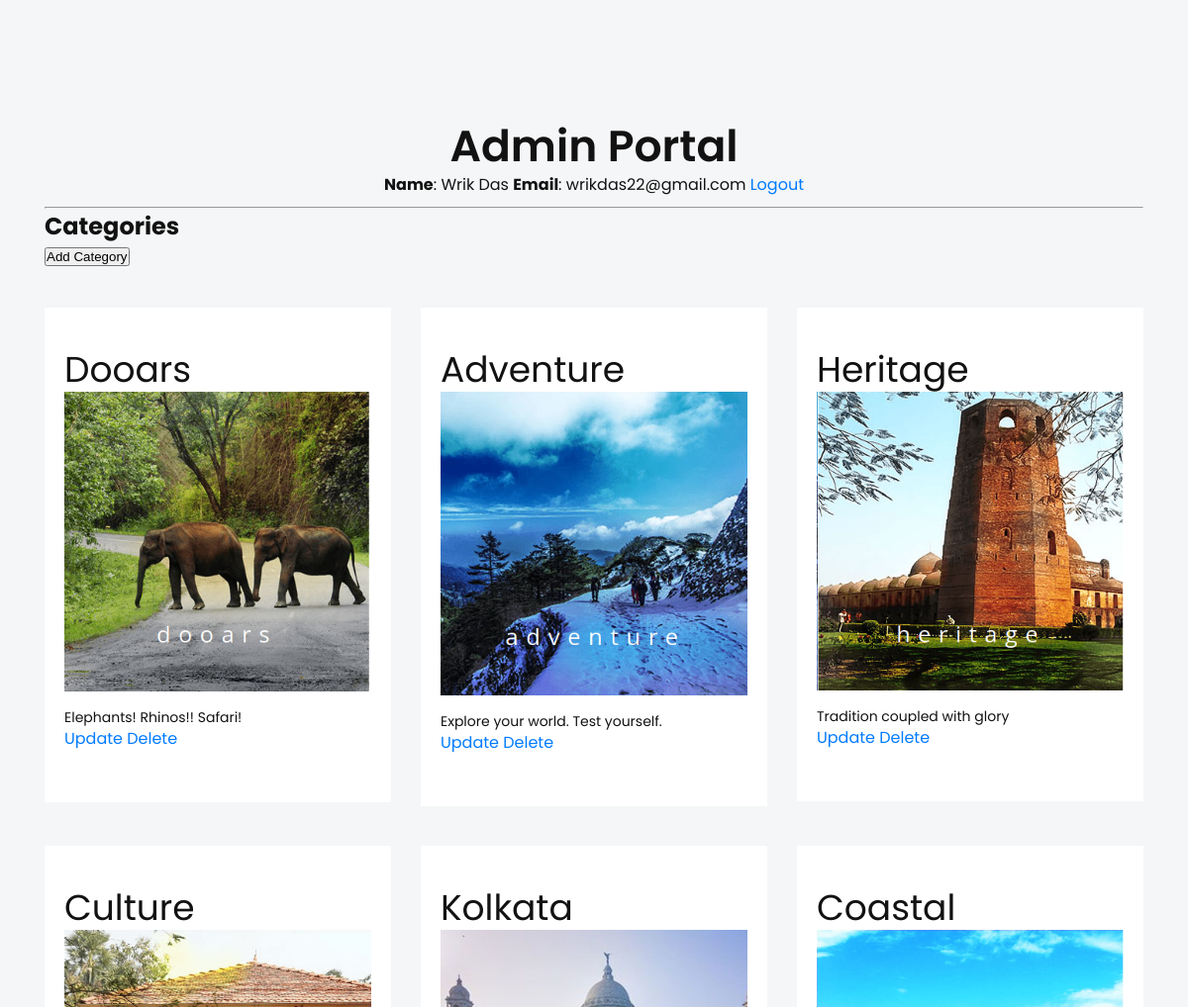
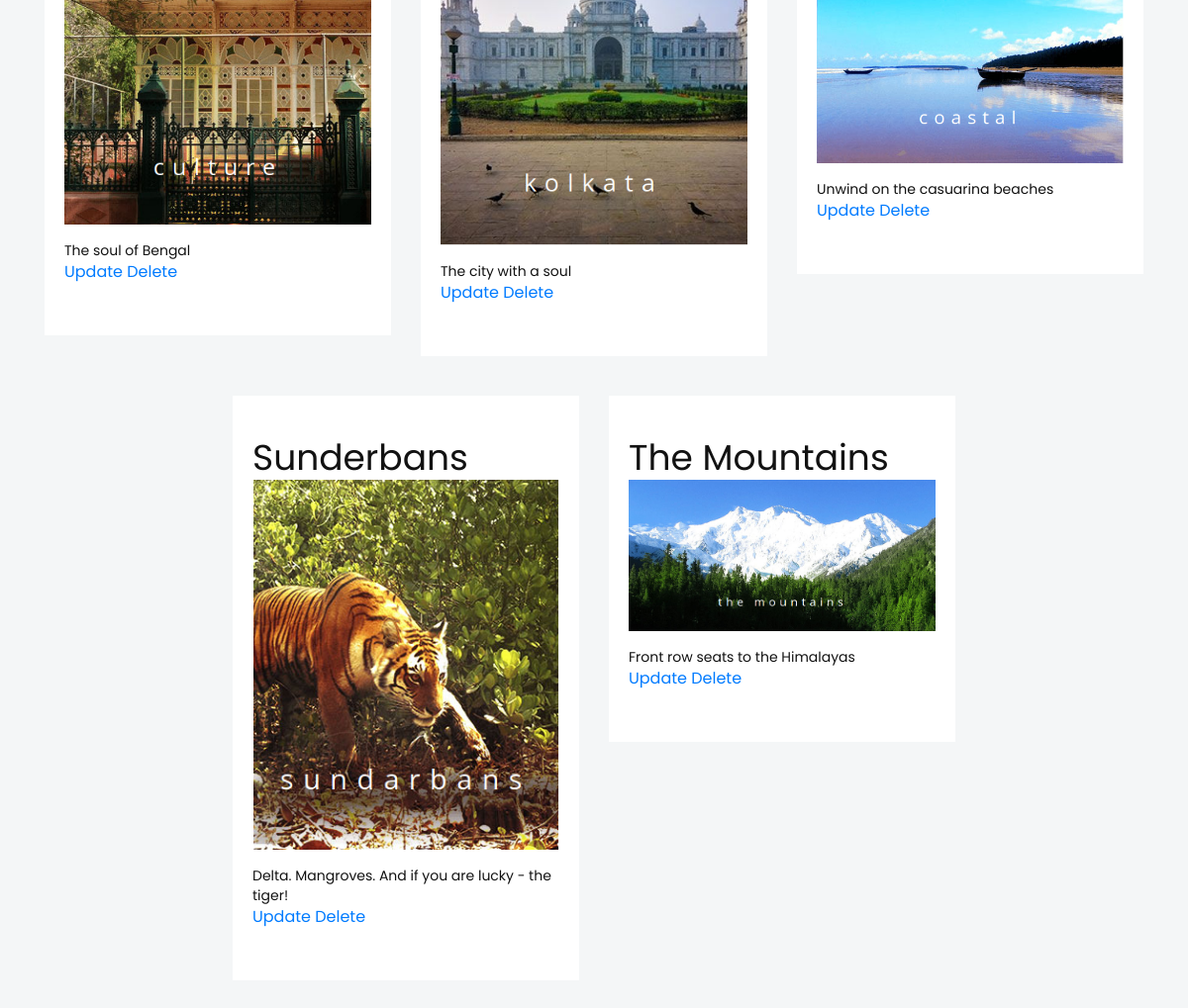
The app's page /admin/home.php (signed in) with its own data (2 pictures, top to bottom).
### tables this page shows
CREATE TABLE `categories` (
  `id` int(10) NOT NULL,
  `name` varchar(50) NOT NULL,
  `description` varchar(200) NOT NULL,
  `cover` varchar(80) NOT NULL
);

### admin/home.php (the view, shortened to what this page needs)
<?php
    include('../database/connection.php');
?>
<!DOCTYPE html>
<html>
<head>
    <link rel="stylesheet" href="../bootstrap.min.css">
    <link rel="stylesheet" href="../style.css">
</head>
<body>
    <section id="services" class="features-area">
        <div class="container">
            <div class="row justify-content-center">
                <div class="col-lg-6 col-md-10">
                    <div class="section-title text-center pb-10">
                        <h3 class="title">Admin Portal</h3>
                        <strong>Name</strong>: <?php echo htmlspecialchars($_SESSION['user']->name); ?>
                        <strong>Email</strong>: <?php echo htmlspecialchars($_SESSION['user']->email); ?>
                        <a href="logout.php">Logout</a>
                    </div>
                </div>
            </div>
            <hr>
            <?php
                if (isset($_GET['category'])) {
                    $category_id = $_GET['category'];
                    $query = 'SELECT * FROM CATEGORIES WHERE ID=' . $category_id;
                    $result = mysqli_query($conn, $query);
                    $row = mysqli_fetch_object($result);
                    $category_name = $row->name;
                    $query = 'SELECT * FROM DESTINATIONS WHERE CATEGORY_ID=' . $category_id;
                    $result = mysqli_query($conn, $query);
            ?>
                    <h2><?php echo $category_name ?></h2>
                    <a href="destinations.php?category=<?php echo $category_id ?>&operation=add">
                        <button>Add Place</button>
                    </a>
                    <table>
                        <?php while ($row = mysqli_fetch_object($result)) { ?>
                            <tr>
                                <td><?php echo $row->name ?></td>
                                <td>
                                    <img src="<?php echo $row->cover ?>" alt="Cover">
                                </td>
                                <td>
                                    <a href=<?php echo 'destinations.php?'
                                        . 'category=' . $category_id
                                        . '&operation=update'
                                        . '&id=' . $row->id; ?>>Update</a>
                                </td>
                                <td>|</td>
                                <td>
                                    <a href=<?php echo '?'
                                        . 'category=' . $category_id
                                        . '&operation=delete'
                                        . '&id=' . $row->id; ?>>Delete</a>
                                </td>
                            </tr>
                        <?php } ?>
                    </table>
                    <br>
                    <a href="home.php">Back</a>
            <?php
                } else {
            ?>
            <?php
                    $query = 'SELECT * FROM CATEGORIES';
                    $result = mysqli_query($conn, $query);
            ?>
                    <h2>Categories</h2>
                    <a href="categories.php?operation=add">
                        <button>Add Category</button>
                    </a>
                    <div class="row justify-content-center">
                    <?php while ($row = mysqli_fetch_object($result)) { ?>
                        <div class="col-lg-4 col-md-7 col-sm-9">
                            <div class="single-features mt-40">
                                <div class="features-title-icon d-flex justify-content-between">
                                    <h4 class="features-title">
                                        <a href="<?php echo '?category=' . $row->id ?>"><?php echo $row->name ?></a>
                                    </h4>
                                </div>
                                <div class="features-content">
                                    <img class="shape" src="<?php echo $row->cover ?>" alt="Shape">
                                    <p class="text"><?php echo $row->description ?></p>
                                </div>
                                <a href=<?php echo 'categories.php?'
                                    . 'id=' . $row->id
                                    . '&operation=update'?>>Update</a>
                                <a href=<?php echo '?category=' . $row->id . '&operation=delete' ?>>Delete</a>
                            </div>
                        </div>
                <?php
                    }
                ?>
                </div>
            <?php
                }
            ?>
        </div>
    </section>
</body>
</html>

### style.css (style rules this page uses)
body { font-family: "Poppins", sans-serif; font-weight: normal; font-style: normal; color: #121212; }
* { margin: 0; padding: 0; -webkit-box-sizing: border-box; -moz-box-sizing: border-box; box-sizing: border-box; }
img { max-width: 100%; }
i, a { display: inline-block; }
h1, h3, h4 { font-family: "Poppins", sans-serif; font-weight: 600; color: #121212; margin: 0px; }
h3 { font-size: 28px; }
h4 { font-size: 22px; }
p { font-size: 16px; font-weight: 400; line-height: 24px; color: #121212; margin: 0px; }
.mt-40 { margin-top: 40px; }
.pb-10 { padding-bottom: 10px; }
.section-title .title { font-size: 44px; font-weight: 600; color: #121212; line-height: 55px; }
.features-area { background-color: #f4f6f7; padding-top: 120px; padding-bottom: 130px; }
.single-features { padding: 40px 20px 52px; background-color: #fff; }
.single-features .features-title-icon .features-title a { font-size: 36px; line-height: 45px; color: #121212; -webkit-transition: all 0.3s ease-out 0s; -moz-transition: all 0.3s ease-out 0s; -ms-transition: all 0.3s ease-out 0s; -o-transition: all 0.3s ease-out 0s; transition: all 0.3s ease-out 0s; font-weight: 400; }
.single-features .features-content .text { font-size: 14px; line-height: 20px; color: #121212; margin-top: 16px; }

### records on screen
categories: name "Dooars", cover (picture), description "Elephants! Rhinos!! Safari!"
categories: name "Adventure", cover (picture), description "Explore your world. Test yourself."
categories: name "Heritage", cover (picture), description "Tradition coupled with glory"
categories: name "Culture", cover (picture), description "The soul of Bengal"
categories: name "Kolkata", cover (picture), description "The city with a soul"
categories: name "Coastal", cover (picture), description "Unwind on the casuarina beaches"
categories: name "Sunderbans", cover (picture), description "Delta. Mangroves. And if you are lucky - the tiger!"
categories: name "The Mountains", cover (picture), description "Front row seats to the Himalayas"

### other values on screen
$_SESSION['user']->name "Wrik Das"
$_SESSION['user']->email "wrikdas22@gmail.com"
